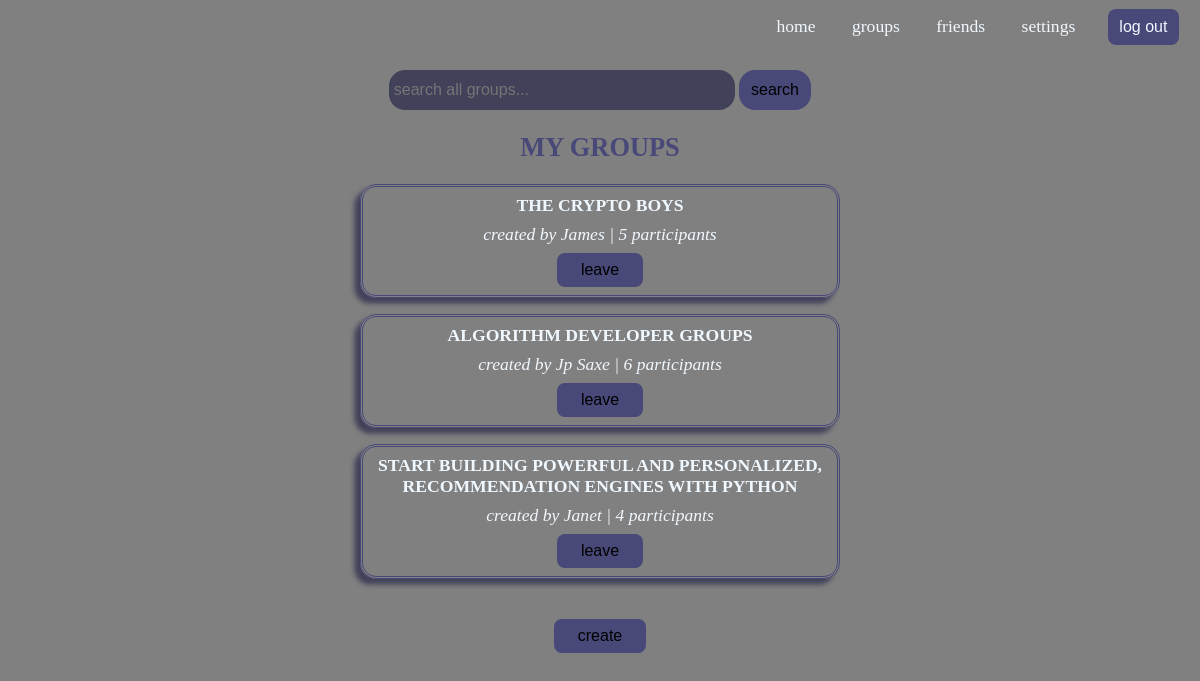
Page /groups/ (signed in) on the earlier database version.
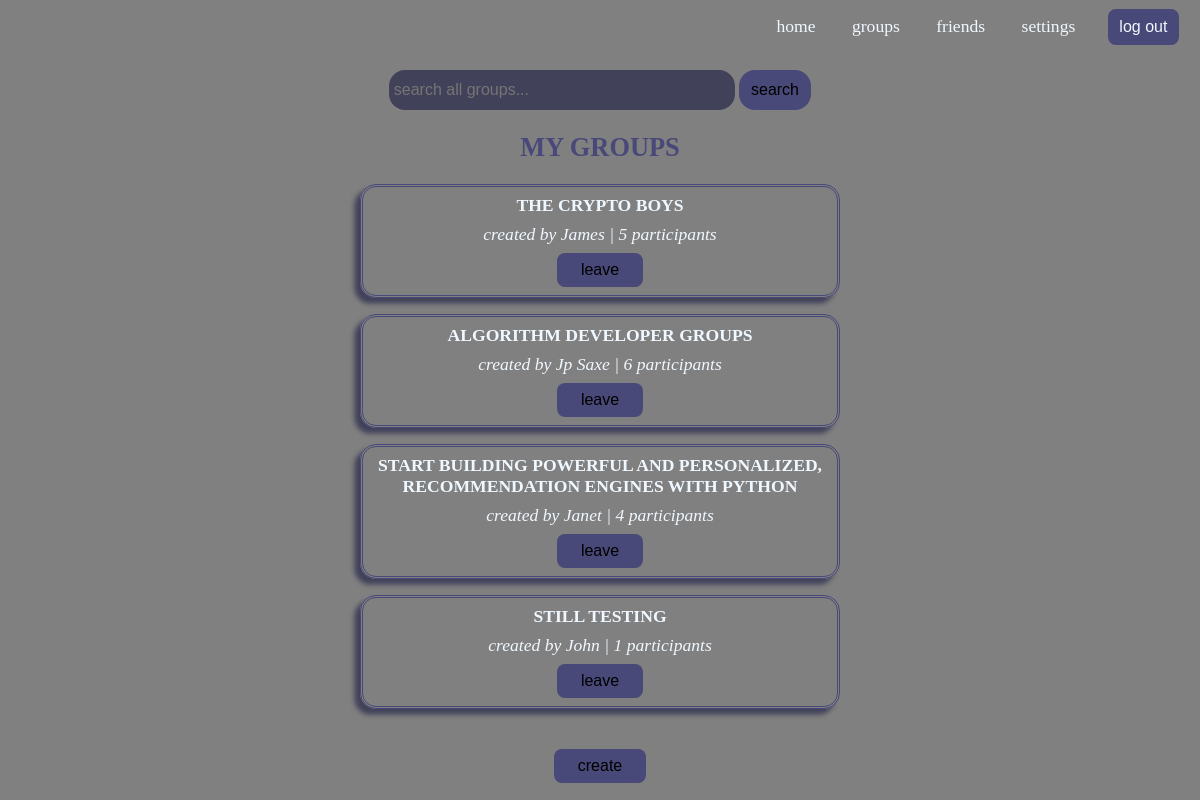
Same page on the later database version.
### base/models.py (models this page shows)
class groupstable(models.Model):
    owner = models.ForeignKey(Profiles,on_delete=models.CASCADE)
    title = models.CharField(max_length=200,default='JUST CREATED!')
    participants = models.ManyToManyField(Profiles,related_name='group_participants',blank=True)

class Profiles(models.Model):
    user = models.ForeignKey(User,on_delete=models.CASCADE)
    name = models.CharField(max_length=50,default='None')
    profile_pics = models.ImageField(upload_to='profile_images',default='image.jpg')
    date_joined = models.DateTimeField(auto_now_add=True)
    about = models.CharField(max_length=50, default='Hi')
    user_friends = models.ManyToManyField('friends',related_name='my_friends', blank=True)

### base/views.py (the view)
# urls.py: path('groups/', views.all_groups, name='all_groups' ),
@login_required(login_url='/signin')
def all_groups(request):
    user = Profiles.objects.get(name=request.user.username)
    groups_data = groupstable.objects.filter(participants=user)
    query_track = False
    query = request.GET.get('q')
    q = query if query else ''
    if query:
        groups_data = groupstable.objects.filter(Q(title__icontains=q)) #| Q(groupmessages__message_body__icontains=q))
        query_track = True
    context = {'groups_data':groups_data,'query_track':query_track,'user':user}
    return render(request,'groupsquerypage.html',context=context)

### base/templates/groupsquerypage.html
{% extends 'base.html' %}
{% load static %}
{% block content %}
<div class="groupsquerypage">
    <form action="{% url 'all_groups' %}" method="get">
        <input type="text" name="q" placeholder="search all groups...">
        <input class="submit-query" type="submit" value="search">
    </form>
    {% if query_track %}
        <h2>SEARCH RESULTS</h2>
    {% else %}
        <h2>MY GROUPS</h2>
    {% endif %}
    {% for groups in groups_data %}
        <a href="{% url 'groups' groups.id %}" style="text-decoration: none; color: aliceblue;">
            <div class="group-wrapper">
                <span class="group-title">{{ groups.title }}</span>
                <div class="group-center-elements">
                    <i><span>created by {{ groups.owner.name }}</span> | <span>{{ groups.participants.count }} participants</span></i>
                </div>
                <div>
                    {% if user in groups.participants.all %}
                        <a href="{% url 'leave_group' groups.id %}">
                            <button class="group-button">leave</button>
                        </a>
                    {% else %}
                        <a href="{% url 'join_group' groups.id %}">
                            <button class="group-button">join</button>
                        </a>
                    {% endif %}
                    <br>
                </div>
            </div>
        </a>
    {% endfor %}
    <a href="{% url 'groupcreationpage' %}"><button class="create-group">create</button></a>
</div>
{% endblock %}

Differences in the rows shown:
added groupstable: title "STILL TESTING", owner.name "John", participants.count "1", shows "leave"
